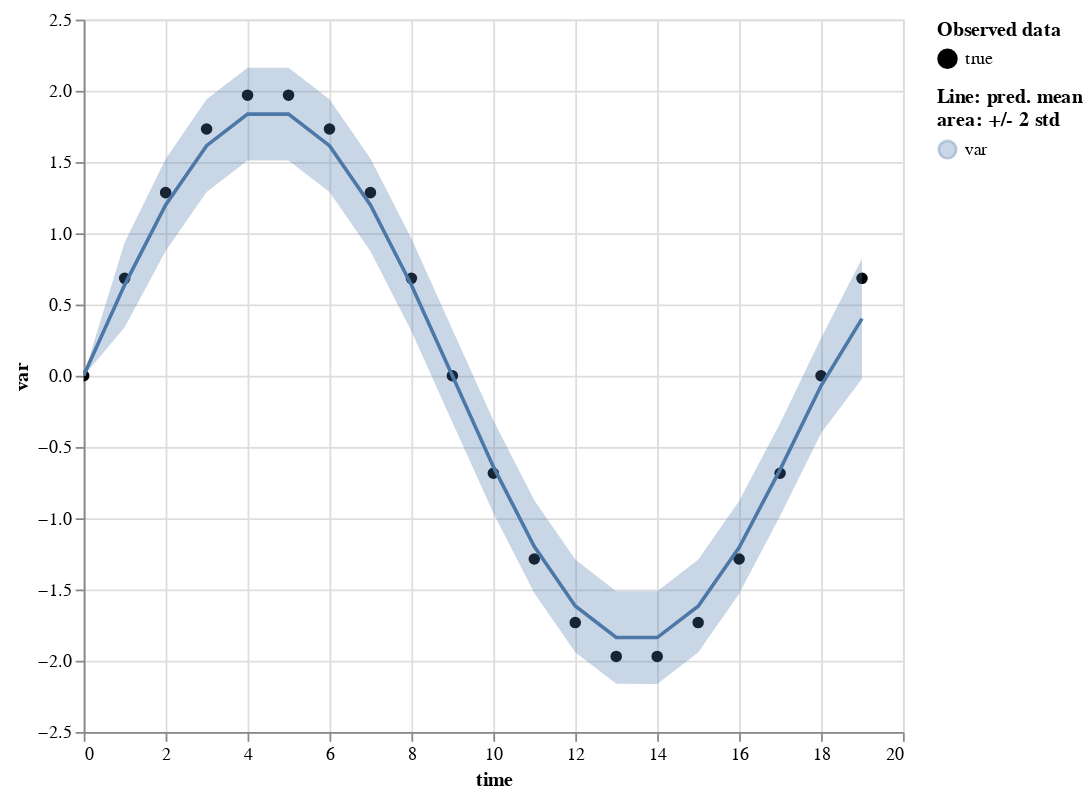

This figure's Vega-Lite source:
### Vega-Lite specification from a JSON file in a GitHub repository (floating-point values rounded to 4 significant figures)
{"$schema": "https://vega.github.io/schema/vega-lite/v5.2.0.json", "config": {"view": {"continuousHeight": 300, "continuousWidth": 400}}, "data": {"name": "data-285426b18250d2bbeb1a83babad8f60b"}, "datasets": {"data-285426b18250d2bbeb1a83babad8f60b": [{"err_high": 0.003293, "err_low": -0.000728, "is_present": true, "mean": 0.001282, "std": 0.001005, "time": 0, "value": 0.0, "variable": "var"}, {"err_high": 0.9352, "err_low": 0.3413, "is_present": true, "mean": 0.6383, "std": 0.1485, "time": 1, "value": 0.684, "variable": "var"}, {"err_high": 1.522, "err_low": 0.876, "is_present": true, "mean": 1.199, "std": 0.1614, "time": 2, "value": 1.286, "variable": "var"}, {"err_high": 1.94, "err_low": 1.29, "is_present": true, "mean": 1.615, "std": 0.1626, "time": 3, "value": 1.732, "variable": "var"}, {"err_high": 2.162, "err_low": 1.511, "is_present": true, "mean": 1.837, "std": 0.1627, "time": 4, "value": 1.97, "variable": "var"}, {"err_high": 2.162, "err_low": 1.511, "is_present": true, "mean": 1.837, "std": 0.1627, "time": 5, "value": 1.97, "variable": "var"}, {"err_high": 1.941, "err_low": 1.29, "is_present": true, "mean": 1.615, "std": 0.1627, "time": 6, "value": 1.732, "variable": "var"}, {"err_high": 1.524, "err_low": 0.8734, "is_present": true, "mean": 1.199, "std": 0.1627, "time": 7, "value": 1.286, "variable": "var"}, {"err_high": 0.9633, "err_low": 0.3125, "is_present": true, "mean": 0.6379, "std": 0.1627, "time": 8, "value": 0.684, "variable": "var"}, {"err_high": 0.3254, "err_low": -0.3254, "is_present": true, "mean": -1.52e-06, "std": 0.1627, "time": 9, "value": -1.748e-07, "variable": "var"}, {"err_high": -0.3125, "err_low": -0.9633, "is_present": true, "mean": -0.6379, "std": 0.1627, "time": 10, "value": -0.684, "variable": "var"}, {"err_high": -0.8734, "err_low": -1.524, "is_present": true, "mean": -1.199, "std": 0.1627, "time": 11, "value": -1.286, "variable": "var"}, {"err_high": -1.29, "err_low": -1.941, "is_present": true, "mean": -1.615, "std": 0.1627, "time": 12, "value": -1.732, "variable": "var"}, {"err_high": -1.511, "err_low": -2.162, "is_present": true, "mean": -1.837, "std": 0.1627, "time": 13, "value": -1.97, "variable": "var"}, {"err_high": -1.512, "err_low": -2.163, "is_present": true, "mean": -1.837, "std": 0.1627, "time": 14, "value": -1.97, "variable": "var"}, {"err_high": -1.292, "err_low": -1.942, "is_present": true, "mean": -1.617, "std": 0.1627, "time": 15, "value": -1.732, "variable": "var"}, {"err_high": -0.8795, "err_low": -1.53, "is_present": true, "mean": -1.205, "std": 0.1627, "time": 16, "value": -1.286, "variable": "var"}, {"err_high": -0.3326, "err_low": -0.9849, "is_present": true, "mean": -0.6587, "std": 0.1631, "time": 17, "value": -0.684, "variable": "var"}, {"err_high": 0.2637, "err_low": -0.4041, "is_present": true, "mean": -0.07023, "std": 0.167, "time": 18, "value": 3.497e-07, "variable": "var"}, {"err_high": 0.8231, "err_low": -0.02077, "is_present": true, "mean": 0.4012, "std": 0.211, "time": 19, "value": 0.684, "variable": "var"}]}, "params": [{"bind": "scales", "name": "param_9", "select": {"encodings": ["x"], "type": "interval"}, "views": ["view_2"]}], "vconcat": [{"hconcat": [{"height": 400, "layer": [{"encoding": {"fill": {"field": "is_present", "legend": {"title": ["Observed data"]}, "scale": {"range": ["black", "#ffffff00"]}, "type": "nominal"}, "shape": {"field": "is_present", "type": "nominal"}, "x": {"axis": {"domain": true, "labels": true, "ticks": true, "title": "time"}, "field": "time", "type": "quantitative"}, "y": {"field": "value", "scale": {"zero": false}, "title": "var", "type": "quantitative"}}, "mark": {"color": "black", "fillOpacity": 1, "strokeWidth": 1, "type": "point"}}, {"encoding": {"color": {"field": "variable", "legend": {"title": ["Line: pred. mean", "area: +/- 2 std"]}, "type": "nominal"}, "x": {"field": "time", "type": "quantitative"}, "y": {"field": "err_low", "scale": {"zero": false}, "title": "var", "type": "quantitative"}, "y2": {"field": "err_high"}}, "mark": "errorband", "name": "view_2"}, {"encoding": {"color": {"field": "variable", "type": "nominal"}, "x": {"field": "time", "type": "quantitative"}, "y": {"field": "mean", "scale": {"zero": false}, "title": "var", "type": "quantitative"}}, "mark": "line"}], "title": "", "width": 460}]}]}
